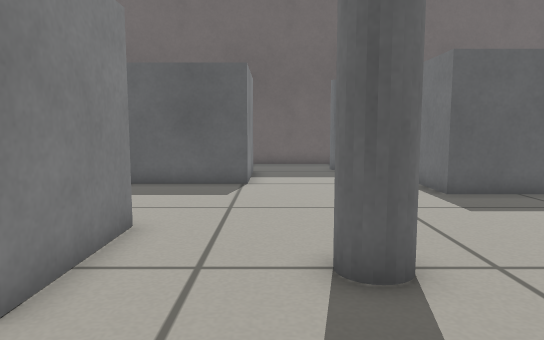
view 1 (above)

18 first-person views from a walk through a Gazebo world. The camera is 0.46 m above the floor, tilts 6° down and sees 70° across. The floor is counted in squares, 0.25 m on a side. Each view is taken from the middle of a square. On the plan, view 1 faces up. The plan holds only what a view shows up to about 18 squares ahead; the rest is blank. Gazebo's built-in surfaces are drawn with simple patterns.

view 2
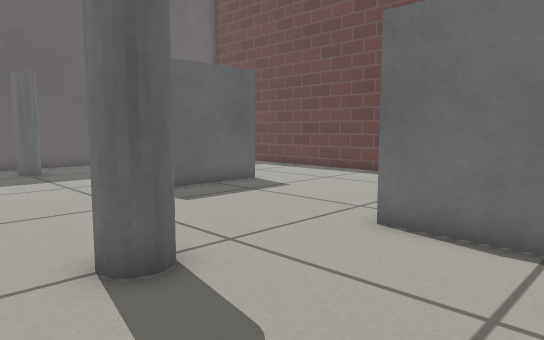

view 3
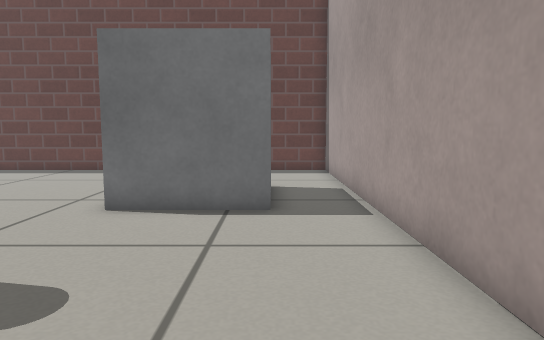

view 4
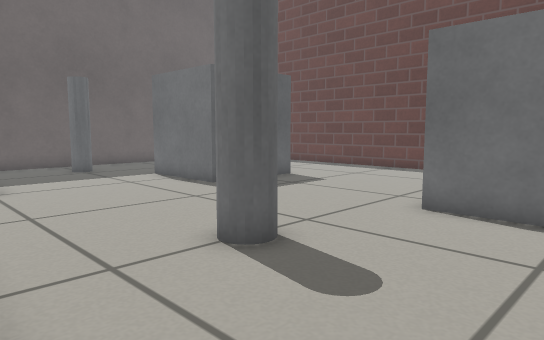

view 5
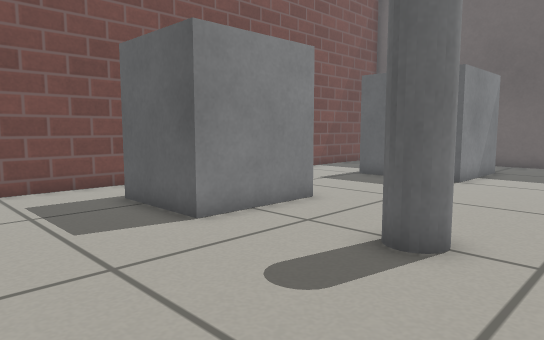

view 6
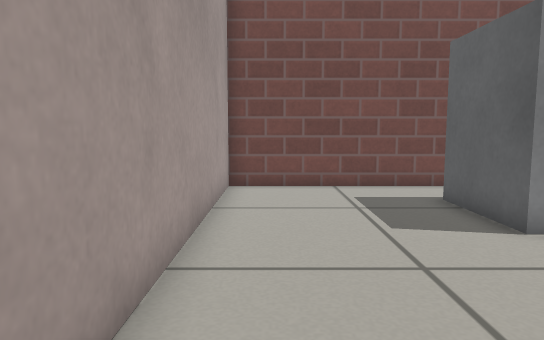

view 7
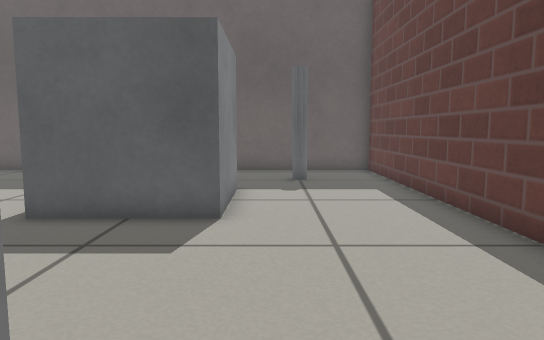

view 8
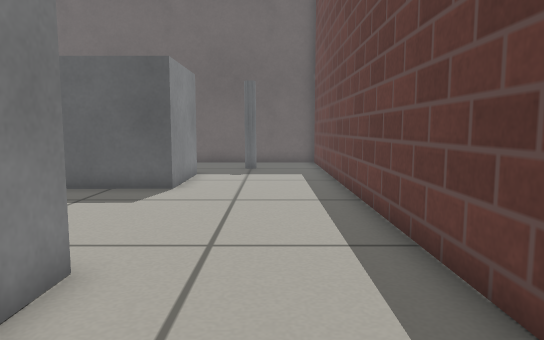

view 9
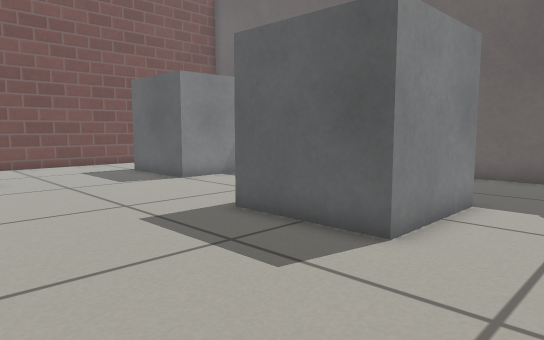

view 10
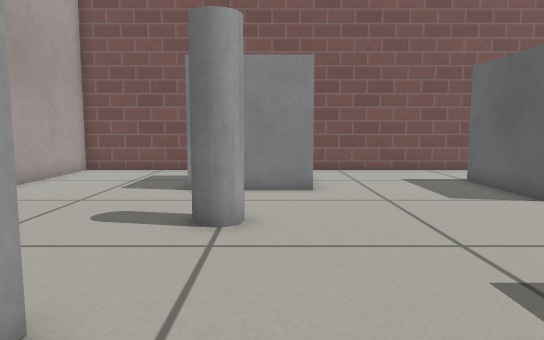

view 11
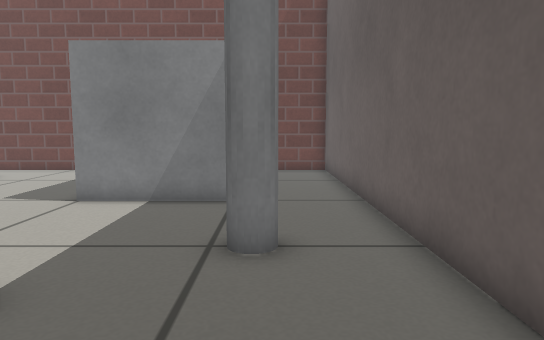

view 12
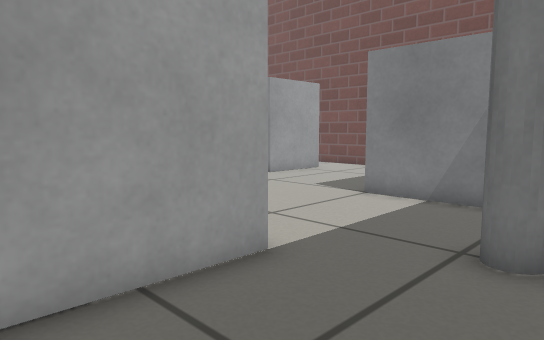

view 13
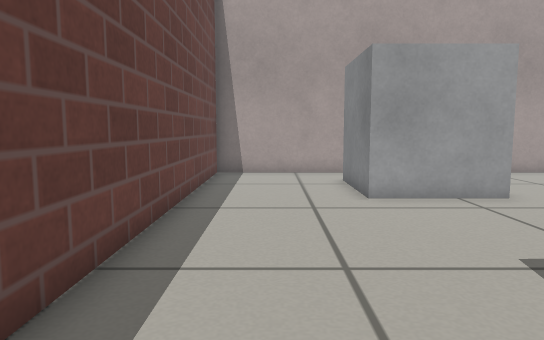

view 14
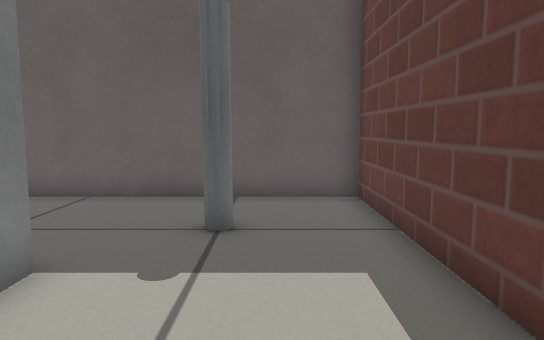

view 15
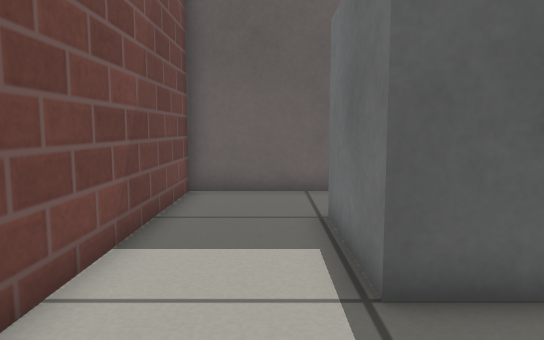

view 16
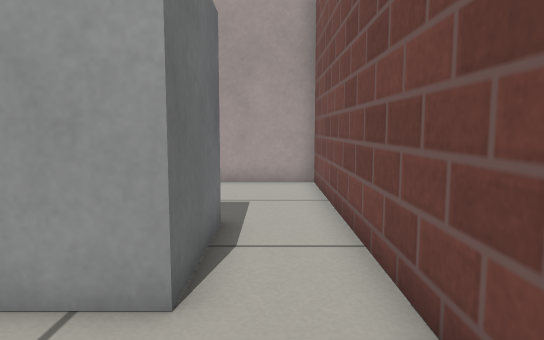

view 17
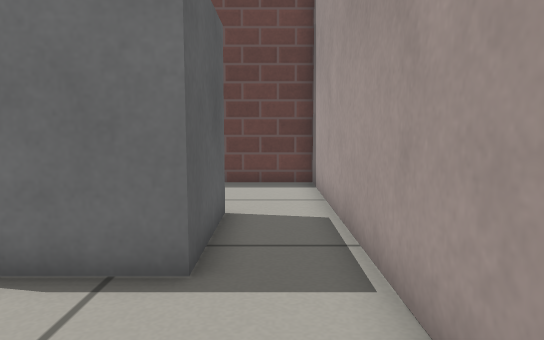

view 18
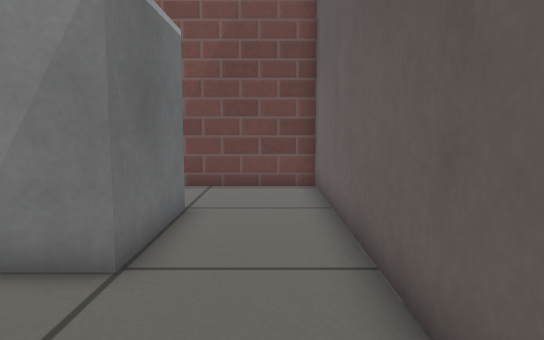

### Floor plan
Key: @ floor where view 1 was taken; # wall or solid block; . floor; P grey pole; B grey box; C grey cylinder.
Columns run from 8 left of view 1 to 14 right of it. Each row starts with its distance up from view 1.
 20 #######################
 19 #.....................#
 18 #..........P..........#
 17 #..BBBBB...P.......P..#
 16 #..B   B..............#
 15 #..B   B.....BBBBB....#
 14 #..B   B.....B   B....#
 13 #..BBBBB.....B   B....#
 12 #............B   B....#
 11 #............BBBBB....#
 10 #.....................#
  9 #.....................#
  8 #.....................#
  7 #.BBBB................#
  6 #.B  B................#
  5 #.B  B...CC...........#
  4 #.B  B...C....BBBB....#
  3 #.BBBB........B  B....#
  2 #.............B  B....#
  1 #.............B  B....#
  0 #.......@.....BBBB....#
 -1 #.....................#
 -2 #######################

Where each view was taken, in squares from view 1:
view 1: 0 up, 0 right, facing up
view 2: 0 up, 1 left, facing up-right
view 3: 0 up, 3 left, facing right
view 4: 0 up, 3 left, facing up-right
view 5: 1 down, 4 right, facing up-left
view 6: 1 down, 4 right, facing left
view 7: 3 up, 10 right, facing up
view 8: 1 down, 12 right, facing up
view 9: 5 up, 12 right, facing up-left
view 10: 6 up, 9 right, facing left
view 11: 18 up, 9 right, facing left
view 12: 19 up, 9 right, facing down-left
view 13: 14 up, 12 right, facing down
view 14: 10 up, 12 right, facing up
view 15: 9 up, 6 left, facing up
view 16: 11 up, 7 left, facing down
view 17: 1 down, 1 right, facing right
view 18: 19 up, 4 right, facing left
